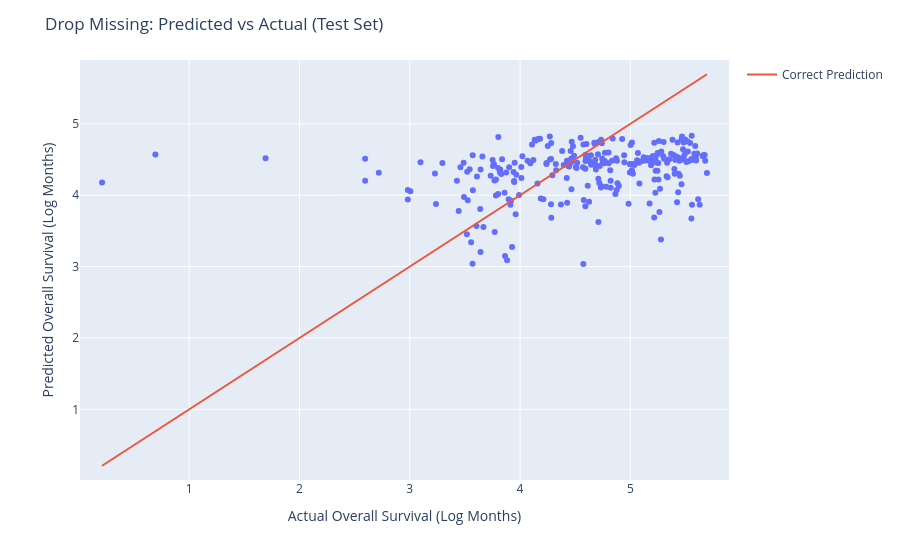

Notebook code cell kept with this figure:
### Code cell
#plot of test data predicted vs actual

fig = px.scatter(x=y_test_dm, y=pipeline_dm.predict(X_test_dm),
                 labels={"x": "Actual Overall Survival (Log Months)", "y": "Predicted Overall Survival (Log Months)"})

fig.add_trace(go.Scatter(
    x=[min(y_test_dm), max(y_test_dm)],
    y=[min(y_test_dm), max(y_test_dm)],
    mode="lines",
    name="Correct Prediction"
))

fig.update_layout(title="Drop Missing: Predicted vs Actual (Test Set)")
fig.update_xaxes(range=[min(y_test_dm)-0.2, max(y_test_dm)+0.2])
fig.update_yaxes(range=[min(y_test_dm)-0.2, max(y_test_dm)+0.2])
fig.show()

### Figure 1 — Plotly figure (JSON) as saved in the notebook; plotly's stock layout.template omitted (floating-point values rounded to 4 significant figures; data arrays with more than 128 entries replaced by an {"elided": "..."} marker saying what was removed)
{"data": [{"hovertemplate": "Actual Overall Survival (Log Months)=%{x}<br>Predicted Overall Survival (Log Months)=%{y}<extra></extra>", "legendgroup": "", "marker": {"color": "#636efa", "symbol": "circle"}, "mode": "markers", "name": "", "orientation": "v", "showlegend": false, "type": "scatter", "x": {"elided": "269 float values"}, "xaxis": "x", "y": {"elided": "269 float values"}, "yaxis": "y"}, {"mode": "lines", "name": "Correct Prediction", "type": "scatter", "x": [0.2097, 5.695], "y": [0.2097, 5.695]}], "layout": {"legend": {"tracegroupgap": 0}, "margin": {"t": 60}, "title": {"text": "Drop Missing: Predicted vs Actual (Test Set)"}, "xaxis": {"anchor": "y", "domain": [0, 1], "range": [0.009721, 5.895], "title": {"text": "Actual Overall Survival (Log Months)"}}, "yaxis": {"anchor": "x", "domain": [0, 1], "range": [0.009721, 5.895], "title": {"text": "Predicted Overall Survival (Log Months)"}}}}
